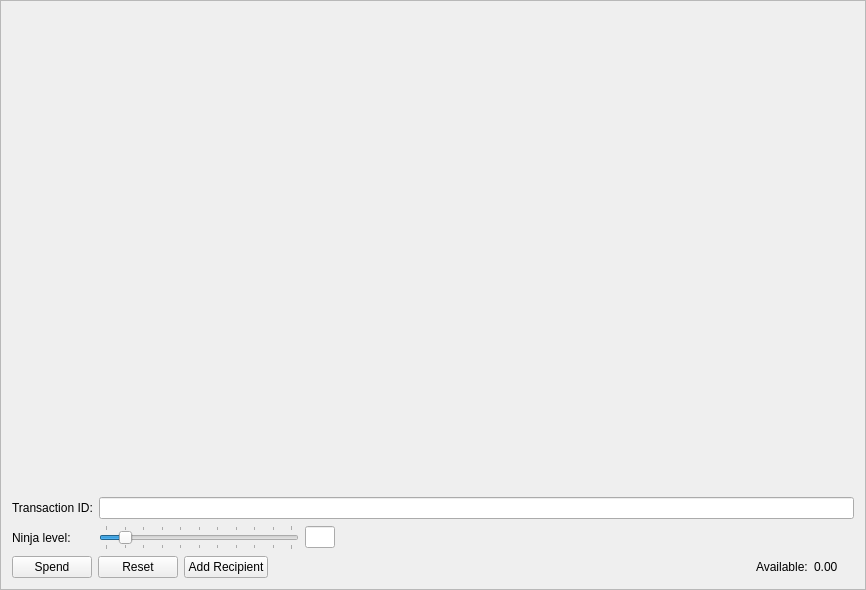
<?xml version="1.0" encoding="UTF-8"?>
<ui version="4.0">
 <class>SendFrame</class>
 <widget class="QFrame" name="SendFrame">
  <property name="geometry">
   <rect>
    <x>0</x>
    <y>0</y>
    <width>866</width>
    <height>590</height>
   </rect>
  </property>
  <property name="windowTitle">
   <string>Frame</string>
  </property>
  <property name="frameShape">
   <enum>QFrame::StyledPanel</enum>
  </property>
  <property name="frameShadow">
   <enum>QFrame::Raised</enum>
  </property>
  <layout class="QVBoxLayout" name="m_send_frame_main_layout">
   <item>
    <widget class="QScrollArea" name="m_transfersScrollarea">
     <property name="frameShape">
      <enum>QFrame::NoFrame</enum>
     </property>
     <property name="widgetResizable">
      <bool>true</bool>
     </property>
     <widget class="QWidget" name="scrollAreaWidgetContents">
      <property name="geometry">
       <rect>
        <x>0</x>
        <y>0</y>
        <width>846</width>
        <height>480</height>
       </rect>
      </property>
      <layout class="QVBoxLayout" name="m_send_frame_layout">
       <property name="leftMargin">
        <number>0</number>
       </property>
       <property name="topMargin">
        <number>0</number>
       </property>
       <property name="rightMargin">
        <number>0</number>
       </property>
       <property name="bottomMargin">
        <number>0</number>
       </property>
       <item>
        <spacer name="verticalSpacer">
         <property name="orientation">
          <enum>Qt::Vertical</enum>
         </property>
         <property name="sizeHint" stdset="0">
          <size>
           <width>20</width>
           <height>445</height>
          </size>
         </property>
        </spacer>
       </item>
      </layout>
     </widget>
    </widget>
   </item>
   <item>
    <layout class="QGridLayout" name="gridLayout">
     <property name="topMargin">
      <number>5</number>
     </property>
     <item row="1" column="2">
      <widget class="QLineEdit" name="m_mixinEdit">
       <property name="maximumSize">
        <size>
         <width>30</width>
         <height>16777215</height>
        </size>
       </property>
       <property name="text">
        <string notr="true"/>
       </property>
       <property name="maxLength">
        <number>5</number>
       </property>
       <property name="alignment">
        <set>Qt::AlignCenter</set>
       </property>
       <property name="readOnly">
        <bool>true</bool>
       </property>
      </widget>
     </item>
     <item row="0" column="1" colspan="3">
      <widget class="QLineEdit" name="m_paymentIdEdit"/>
     </item>
     <item row="1" column="0">
      <widget class="QLabel" name="label_2">
       <property name="text">
        <string>Ninja level:</string>
       </property>
      </widget>
     </item>
     <item row="1" column="3">
      <spacer name="horizontalSpacer">
       <property name="orientation">
        <enum>Qt::Horizontal</enum>
       </property>
       <property name="sizeType">
        <enum>QSizePolicy::Expanding</enum>
       </property>
       <property name="sizeHint" stdset="0">
        <size>
         <width>298</width>
         <height>20</height>
        </size>
       </property>
      </spacer>
     </item>
     <item row="0" column="0">
      <widget class="QLabel" name="label_6">
       <property name="text">
        <string>Transaction ID:</string>
       </property>
      </widget>
     </item>
     <item row="1" column="1">
      <widget class="QSlider" name="m_mixinSlider">
       <property name="maximumSize">
        <size>
         <width>200</width>
         <height>16777215</height>
        </size>
       </property>
       <property name="maximum">
        <number>10</number>
       </property>
       <property name="pageStep">
        <number>1</number>
       </property>
       <property name="value">
        <number>1</number>
       </property>
       <property name="tracking">
        <bool>false</bool>
       </property>
       <property name="orientation">
        <enum>Qt::Horizontal</enum>
       </property>
       <property name="tickPosition">
        <enum>QSlider::TicksBothSides</enum>
       </property>
       <property name="tickInterval">
        <number>1</number>
       </property>
      </widget>
     </item>
    </layout>
   </item>
   <item>
    <layout class="QHBoxLayout" name="horizontalLayout">
     <item>
      <widget class="QPushButton" name="m_sendButton">
       <property name="text">
        <string>Spend</string>
       </property>
       <property name="icon">
        <iconset resource="../../resources.qrc">
         <normaloff>:/icons/send</normaloff>:/icons/send</iconset>
       </property>
      </widget>
     </item>
     <item>
      <widget class="QPushButton" name="m_clearAllButton">
       <property name="text">
        <string>Reset</string>
       </property>
       <property name="icon">
        <iconset resource="../../resources.qrc">
         <normaloff>:/icons/remove</normaloff>:/icons/remove</iconset>
       </property>
      </widget>
     </item>
     <item>
      <widget class="QPushButton" name="m_addRecipientButton">
       <property name="text">
        <string>Add Recipient</string>
       </property>
       <property name="icon">
        <iconset resource="../../resources.qrc">
         <normaloff>:/icons/add</normaloff>:/icons/add</iconset>
       </property>
      </widget>
     </item>
     <item>
      <spacer name="horizontalSpacer_2">
       <property name="orientation">
        <enum>Qt::Horizontal</enum>
       </property>
       <property name="sizeHint" stdset="0">
        <size>
         <width>40</width>
         <height>20</height>
        </size>
       </property>
      </spacer>
     </item>
     <item>
      <widget class="QLabel" name="label_4">
       <property name="text">
        <string>Available:</string>
       </property>
      </widget>
     </item>
     <item>
      <widget class="QLabel" name="m_balanceLabel">
       <property name="text">
        <string notr="true">0.00 </string>
       </property>
      </widget>
     </item>
     <item>
      <widget class="QLabel" name="m_tickerLabel">
       <property name="text">
        <string notr="true"/>
       </property>
      </widget>
     </item>
    </layout>
   </item>
  </layout>
 </widget>
 <tabstops>
  <tabstop>m_paymentIdEdit</tabstop>
  <tabstop>m_mixinSlider</tabstop>
  <tabstop>m_sendButton</tabstop>
  <tabstop>m_clearAllButton</tabstop>
  <tabstop>m_addRecipientButton</tabstop>
  <tabstop>m_transfersScrollarea</tabstop>
  <tabstop>m_mixinEdit</tabstop>
 </tabstops>
 <resources>
  <include location="../../resources.qrc"/>
 </resources>
 <connections>
  <connection>
   <sender>m_addRecipientButton</sender>
   <signal>clicked()</signal>
   <receiver>SendFrame</receiver>
   <slot>addRecipientClicked()</slot>
   <hints>
    <hint type="sourcelabel">
     <x>282</x>
     <y>561</y>
    </hint>
    <hint type="destinationlabel">
     <x>432</x>
     <y>294</y>
    </hint>
   </hints>
  </connection>
  <connection>
   <sender>m_clearAllButton</sender>
   <signal>clicked()</signal>
   <receiver>SendFrame</receiver>
   <slot>clearAllClicked()</slot>
   <hints>
    <hint type="sourcelabel">
     <x>154</x>
     <y>561</y>
    </hint>
    <hint type="destinationlabel">
     <x>432</x>
     <y>294</y>
    </hint>
   </hints>
  </connection>
  <connection>
   <sender>m_sendButton</sender>
   <signal>clicked()</signal>
   <receiver>SendFrame</receiver>
   <slot>sendClicked()</slot>
   <hints>
    <hint type="sourcelabel">
     <x>53</x>
     <y>561</y>
    </hint>
    <hint type="destinationlabel">
     <x>432</x>
     <y>294</y>
    </hint>
   </hints>
  </connection>
  <connection>
   <sender>m_mixinSlider</sender>
   <signal>valueChanged(int)</signal>
   <receiver>SendFrame</receiver>
   <slot>mixinValueChanged(int)</slot>
   <hints>
    <hint type="sourcelabel">
     <x>221</x>
     <y>520</y>
    </hint>
    <hint type="destinationlabel">
     <x>432</x>
     <y>294</y>
    </hint>
   </hints>
  </connection>
 </connections>
 <slots>
  <slot>sendClicked()</slot>
  <slot>clearAllClicked()</slot>
  <slot>addRecipientClicked()</slot>
  <slot>mixinValueChanged(int)</slot>
 </slots>
</ui>
